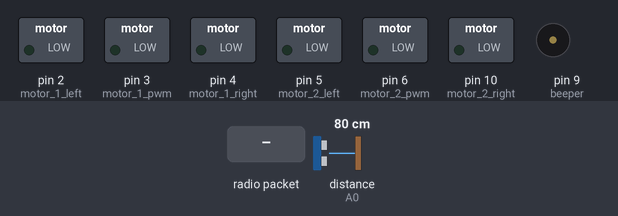
Simulated run of this sketch. Board: Arduino Uno, built with avr-gcc and run on an emulated ATmega328P. On the bench: switched loads named in the sketch (green lamp = pin HIGH), buzzer (waves = sounding, pin HIGH). Wiring (inferred from the names in the program): ultrasonic range finder: trigger A1; echo A0. The test bench sets the inputs (shaded band); at power-on: distance to the obstacle (sensor on A0) 80 cm. The echo pulse lasts 58.3 µs per cm; no radio packets arrive unless stated; pins used as bus, display or sensor lines are not drawn; what the sketch prints to the serial monitor is not drawn.

Above: at 1.2 s.
1.3 s: radio packet "1" arrives
At 1.5 s:
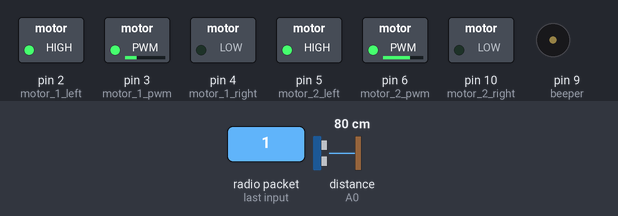
At 2.4 s:
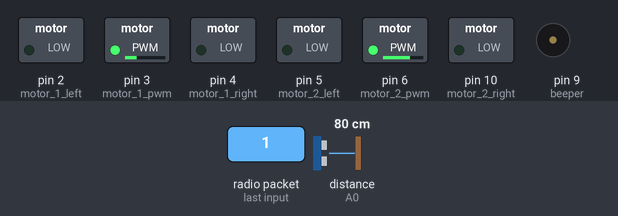
Timing chart, 0 to 4.3 s (numbered marks = the images above; inputs shaded):
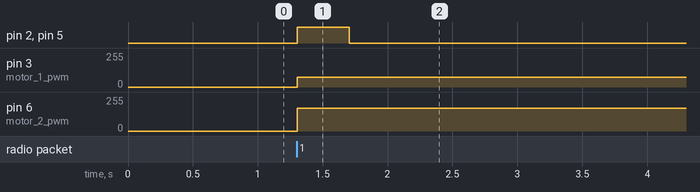

Measured:
- after the input at 1.3 s, pin 2 (motor_1_left), pin 5 (motor_2_left): LOW → HIGH at once, → LOW 0.40 s later; pin 3 (motor_1_pwm): 0/255 → 74/255 at once; pin 6 (motor_2_pwm): 0/255 → 172/255 at once

The sketch:

car.ino
```cpp
#include <SPI.h>
#include "RF24.h"

RF24 myRadio (7, 8);
struct package
{
  int id = 0;
  float temperature = 0.0;
  char  text[100] = "empty";
};

byte addresses[][6] = {"0"};


typedef struct package Package;
Package data;


#define echoPin A0
#define trigPin A1
long duration; // variable for the duration of sound wave travel
int distance; // variable for the distance measurement
long lastPacket = 0;
String ultrasonic = "0";

void setup()
{
  pinMode(trigPin, OUTPUT); // Sets the trigPin as an OUTPUT
  pinMode(echoPin, INPUT); // Sets the echoPin as an INPUT

  Serial.begin(115200);

  myRadio.begin();
  myRadio.setChannel(115);
  myRadio.setPALevel(RF24_PA_MIN);
  myRadio.setDataRate( RF24_250KBPS ) ;
  myRadio.openReadingPipe(1, addresses[0]);
  myRadio.startListening();

  pinMode(2, OUTPUT); //motor 1 left
  pinMode(3, OUTPUT); //motor 1 pwm
  pinMode(4, OUTPUT); //motor 1 right
  pinMode(5, OUTPUT); //motor 2 left
  pinMode(6, OUTPUT); //motor 2 pwm
  pinMode(10, OUTPUT); //motor 2 right
  pinMode(9, OUTPUT); //beeper
}


void loop()
{

  if ( myRadio.available())
  {
    while (myRadio.available())
    {
      myRadio.read( &data, sizeof(data) );
      lastPacket = millis();
    }
    /*
      Serial.print("\nPackage:");
      Serial.print(data.id);
      Serial.print("\n");
      Serial.println(data.temperature);
    */
    unsigned char vrednost = data.text[12];
    unsigned int vrednost2 = data.text[13];
    Serial.println(vrednost);
    Serial.println(vrednost2);
    Serial.println();
    if (data.text[0] == '1') {
      digitalWrite(2, HIGH);
      analogWrite(3, 255);
      digitalWrite(4, LOW);
      digitalWrite(5, LOW);
      analogWrite(6, 255);
      digitalWrite(10, HIGH);
    }
    else if (data.text[15] == '1') {
      digitalWrite(2, LOW);
      analogWrite(3, 255);
      digitalWrite(4, HIGH);
      digitalWrite(5, HIGH);
      analogWrite(6, 255);
      digitalWrite(10, LOW);
    }
    else {
      Serial.println("IZVAJA");
      if (vrednost < 50) {
        digitalWrite(2, HIGH);
        digitalWrite(4, LOW);
        digitalWrite(5, HIGH);
        digitalWrite(10, LOW);
        vrednost = abs(vrednost - 55) * 6;
      }
      else if (vrednost > 57) {
        digitalWrite(2, LOW);
        digitalWrite(4, HIGH);
        digitalWrite(5, LOW);
        digitalWrite(10, HIGH);
        vrednost = abs(vrednost - 55) * 6;
      }
      else {
        digitalWrite(2, LOW);
        digitalWrite(4, LOW);
        digitalWrite(5, LOW);
        digitalWrite(10, LOW);
        vrednost = 0;
      }

      float leftSpeed = 1;
      float rightSpeed = 1;
      if (vrednost2 < 24) {
        rightSpeed = ((((vrednost2 - 17) * (255 - 0)) / (25 - 17)) + 0) / 255;
      }
      else if (vrednost2 > 27) {
        leftSpeed = abs(255 - (((vrednost2 - 25) * (255 - 0)) / (68 - 25)) + 0) / 255;

      }


      for (int i = 0; i < 16; i++) {
        Serial.print(data.text[i]);
        Serial.print(" ");
      }

      int vrednostLevega = vrednost;
      int vrednostDesnega = vrednost;
      analogWrite(3, vrednostLevega * leftSpeed);
      analogWrite(6, vrednostDesnega * rightSpeed);

    }
    ultrasonic = data.text[14];
  }
  if (lastPacket  < millis() - 400) {
    digitalWrite(2, LOW);
    digitalWrite(4, LOW);
    digitalWrite(5, LOW);
    digitalWrite(10, LOW);
  }

  //ULTRASONIC SENSOR

  digitalWrite(trigPin, LOW);
  delayMicroseconds(2);
  digitalWrite(trigPin, HIGH);
  delayMicroseconds(10);
  digitalWrite(trigPin, LOW);
  duration = pulseIn(echoPin, HIGH, 10000);
  distance = duration * 0.034 / 2; // Speed of sound wave divided by 2 (go and back)
  //Serial.print("Distance: ");
  //Serial.print(distance);
  //Serial.println(" cm");
  if (distance <= 30  && ultrasonic == "1") {
    int pwm = abs(distance - 30);
    pwm = pwm * 6;
    //Serial.println(pwm);
    analogWrite(9, pwm);
  }
  else {
    analogWrite(9, 0);
  }

}
```
